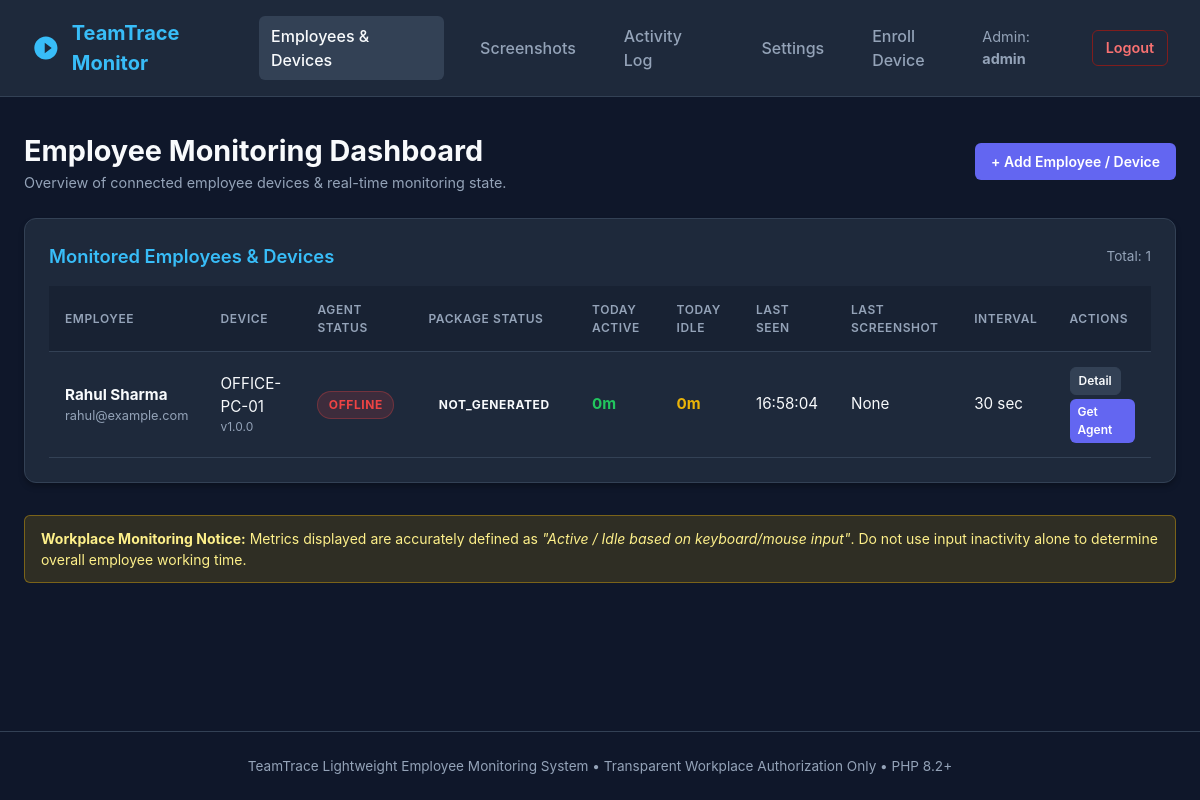
/admin/index.php (signed in), run on the app's committed database.
### tables this page shows
CREATE TABLE IF NOT EXISTS devices (
    id INT AUTO_INCREMENT PRIMARY KEY,
    employee_id INT NOT NULL,
    device_name VARCHAR(100) NOT NULL,
    device_token_hash VARCHAR(64) NULL UNIQUE,
    enrollment_token VARCHAR(64) NULL UNIQUE,
    operating_system VARCHAR(100) DEFAULT NULL,
    agent_version VARCHAR(50) DEFAULT NULL,
    status ENUM('active', 'revoked') NOT NULL DEFAULT 'active',
    package_status ENUM('not_generated', 'generated', 'downloaded', 'enrolled') NOT NULL DEFAULT 'not_generated',
    last_seen_at DATETIME DEFAULT NULL,
    created_at DATETIME NOT NULL DEFAULT CURRENT_TIMESTAMP,
    updated_at DATETIME NOT NULL DEFAULT CURRENT_TIMESTAMP ON UPDATE CURRENT_TIMESTAMP,
    FOREIGN KEY (employee_id) REFERENCES employees(id) ON DELETE CASCADE,
    INDEX idx_devices_last_seen (last_seen_at)
);

CREATE TABLE IF NOT EXISTS employees (
    id INT AUTO_INCREMENT PRIMARY KEY,
    name VARCHAR(100) NOT NULL,
    email VARCHAR(100) NOT NULL UNIQUE,
    status ENUM('active', 'inactive') NOT NULL DEFAULT 'active',
    created_at DATETIME NOT NULL DEFAULT CURRENT_TIMESTAMP,
    updated_at DATETIME NOT NULL DEFAULT CURRENT_TIMESTAMP ON UPDATE CURRENT_TIMESTAMP
);

### admin/index.php (the view, shortened to what this page needs)
<?php
require_once __DIR__ . '/header.php';
$db = getDbConnection();
$query = "
    SELECT
        e.id as employee_id,
        e.name as employee_name,
        e.email as employee_email,
        d.id as device_id,
        d.device_name,
        d.agent_version,
        d.status as device_status,
        d.package_status,
        d.last_seen_at,
        ms.screenshot_interval_seconds,
        ms.monitoring_enabled,
        (
            SELECT activity_status FROM activity
            WHERE device_id = d.id
            ORDER BY captured_at DESC LIMIT 1
        ) as latest_status,
        (
            SELECT captured_at FROM screenshots
            WHERE device_id = d.id
            ORDER BY captured_at DESC LIMIT 1
        ) as last_screenshot_at,
        (
            SELECT SUM(CASE WHEN activity_status = 'ACTIVE' THEN 30 ELSE 0 END)
            FROM activity
            WHERE device_id = d.id AND DATE(captured_at) = CURDATE()
        ) as today_active_seconds,
        (
            SELECT SUM(CASE WHEN activity_status = 'IDLE' THEN 30 ELSE 0 END)
            FROM activity
            WHERE device_id = d.id AND DATE(captured_at) = CURDATE()
        ) as today_idle_seconds
    FROM employees e
    LEFT JOIN devices d ON d.employee_id = e.id
    LEFT JOIN monitor_settings ms ON ms.device_id = d.id
    ORDER BY e.created_at DESC
";
$devices = $db->query($query)->fetchAll();
function formatDuration($seconds) {
    if (!$seconds || $seconds <= 0) return '0m';
    $minutes = floor(($seconds % 3600) / 60);
    return "{$minutes}m";
}
function getAgentStatusBadge($status, $lastSeenAt) {
    $diff = time() - strtotime($lastSeenAt);
    if ($diff < 120) {
        return '<span class="badge badge-active">🟢 ONLINE</span>';
    } else if ($diff < 600) {
        return '<span class="badge badge-idle">STALE</span>';
    } else {
        return '<span class="badge badge-offline">OFFLINE</span>';
    }
}
?>
<div style="display:flex; justify-content:space-between; align-items:center; margin-bottom:1.5rem;">
    <div>
        <h1 style="font-size:1.8rem; font-weight:700;">Employee Monitoring Dashboard</h1>
        <p style="color:var(--text-muted); font-size:0.9rem;">Overview of connected employee devices & real-time monitoring state.</p>
    </div>
    <a href="enroll.php" class="btn btn-primary">+ Add Employee / Device</a>
</div>
<div class="card">
    <div class="card-title">
        <span>Monitored Employees & Devices</span>
        <span style="font-size:0.85rem; font-weight:normal; color:var(--text-muted);">Total: <?= count($devices) ?></span>
    </div>
    <div class="table-responsive">
        <table>
            <thead>
                <tr>
                    <th>Employee</th>
                    <th>Device</th>
                    <th>Agent Status</th>
                    <th>Package Status</th>
                    <th>Today Active</th>
                    <th>Today Idle</th>
                    <th>Last Seen</th>
                    <th>Last Screenshot</th>
                    <th>Interval</th>
                    <th>Actions</th>
                </tr>
            </thead>
            <tbody>
                <?php if (empty($devices)): ?>
                    <tr>
                        <td colspan="10" style="text-align:center; color:var(--text-muted); padding:2rem;">
                            No devices registered yet. Click "+ Add Employee / Device" to enroll a device.
                        </td>
                    </tr>
                <?php else: ?>
                    <?php foreach ($devices as $row): ?>
                        <tr>
                            <td>
                                <strong><?= htmlspecialchars($row['employee_name']) ?></strong>
                                <div style="font-size:0.8rem; color:var(--text-muted);"><?= htmlspecialchars($row['employee_email']) ?></div>
                            </td>
                            <td>
                                <?= htmlspecialchars($row['device_name'] ?? 'No device') ?>
                                <?php if (!empty($row['agent_version'])): ?>
                                    <div style="font-size:0.75rem; color:var(--text-muted);">v<?= htmlspecialchars($row['agent_version']) ?></div>
                                <?php endif; ?>
                            </td>
                            <td><?= getAgentStatusBadge($row['device_status'] ?? 'active', $row['last_seen_at']) ?></td>
                            <td>
                                <span class="badge badge-<?= ($row['package_status'] ?? '') === 'enrolled' ? 'success' : (($row['package_status'] ?? '') === 'generated' || ($row['package_status'] ?? '') === 'downloaded' ? 'warning' : 'secondary') ?>">
                                    <?= strtoupper($row['package_status'] ?? 'NOT GENERATED') ?>
                                </span>
                            </td>
                            <td><strong style="color:var(--status-active)"><?= formatDuration($row['today_active_seconds']) ?></strong></td>
                            <td><strong style="color:var(--status-idle)"><?= formatDuration($row['today_idle_seconds']) ?></strong></td>
                            <td><?= $row['last_seen_at'] ? date('H:i:s', strtotime($row['last_seen_at'])) : 'Never' ?></td>
                            <td><?= $row['last_screenshot_at'] ? date('H:i:s', strtotime($row['last_screenshot_at'])) : 'None' ?></td>
                            <td><?= $row['screenshot_interval_seconds'] ? $row['screenshot_interval_seconds'] . ' sec' : '30 sec' ?></td>
                            <td>
                                <?php if ($row['device_id']): ?>
                                    <div style="display:flex; gap:0.25rem; flex-wrap:wrap;">
                                        <a href="device.php?id=<?= $row['device_id'] ?>" class="btn btn-secondary" style="padding:0.25rem 0.5rem; font-size:0.75rem;">Detail</a>
                                        <a href="generate_agent.php?device_id=<?= $row['device_id'] ?>" class="btn btn-primary" style="padding:0.25rem 0.5rem; font-size:0.75rem;">Get Agent</a>
                                    </div>
                                <?php else: ?>
                                    <span style="color:var(--text-muted);">Unlinked</span>
                                <?php endif; ?>
                            </td>
                        </tr>
                    <?php endforeach; ?>
                <?php endif; ?>
            </tbody>
        </table>
    </div>
</div>
<div class="alert-warning" style="margin-top:2rem;">
    <strong>Workplace Monitoring Notice:</strong> Metrics displayed are accurately defined as
    <em>"Active / Idle based on keyboard/mouse input"</em>. Do not use input inactivity alone to determine overall employee working time.
</div>
<?php require_once __DIR__ . '/footer.php'; ?>

### admin/header.php (shortened to what this page needs)
<?php
$currentPage = basename($_SERVER['PHP_SELF']);
?>
<!DOCTYPE html>
<html lang="en">
<head>
    <link rel="stylesheet" href="assets/style.css">
</head>
<body>
    <header>
        <a href="index.php" class="brand">
            <svg viewBox="0 0 24 24"><path d="M12 2C6.48 2 2 6.48 2 12s4.48 10 10 10 10-4.48 10-10S17.52 2 12 2zm-1 14.5v-9l6 4.5-6 4.5z"/></svg>
            <span>TeamTrace Monitor</span>
        </a>
        <nav>
            <a href="index.php" class="<?= $currentPage === 'index.php' || $currentPage === 'device.php' ? 'active' : '' ?>">Employees & Devices</a>
            <a href="screenshots.php" class="<?= $currentPage === 'screenshots.php' ? 'active' : '' ?>">Screenshots</a>
            <a href="activity.php" class="<?= $currentPage === 'activity.php' ? 'active' : '' ?>">Activity Log</a>
            <a href="settings.php" class="<?= $currentPage === 'settings.php' ? 'active' : '' ?>">Settings</a>
            <a href="enroll.php" class="<?= $currentPage === 'enroll.php' ? 'active' : '' ?>">Enroll Device</a>
        </nav>
        <div class="user-profile">
            <span>Admin: <strong><?= htmlspecialchars($_SESSION['admin_username'] ?? 'Admin') ?></strong></span>
            <a href="logout.php" class="btn-logout">Logout</a>
        </div>
    </header>
    <main class="container">

### admin/footer.php (shortened to what this page needs)
    </main>
    <footer>
        TeamTrace Lightweight Employee Monitoring System &bull; Transparent Workplace Authorization Only &bull; PHP 8.2+
    </footer>
</body>
</html>

### admin/assets/style.css (style rules this page uses)
:root { --bg-primary: #0f172a; --bg-secondary: #1e293b; --bg-card: #1e293b; --bg-hover: #334155; --text-primary: #f8fafc; --text-muted: #94a3b8; --accent-blue: #38bdf8; --accent-indigo: #6366f1; --status-active: #22c55e; --status-idle: #eab308; --status-offline: #ef4444; --border-color: #334155; --font-family: 'Inter', -apple-system, BlinkMacSystemFont, "Segoe UI", Roboto, sans-serif; }
* { box-sizing: border-box; margin: 0; padding: 0; }
body { background-color: var(--bg-primary); color: var(--text-primary); font-family: var(--font-family); line-height: 1.5; min-height: 100vh; display: flex; flex-direction: column; }
header { background-color: var(--bg-secondary); border-bottom: 1px solid var(--border-color); padding: 1rem 2rem; display: flex; justify-content: space-between; align-items: center; }
.brand { display: flex; align-items: center; gap: 0.75rem; font-size: 1.25rem; font-weight: 700; color: var(--accent-blue); text-decoration: none; }
.brand svg { width: 28px; height: 28px; fill: currentColor; }
nav { display: flex; gap: 1.5rem; align-items: center; }
nav a { color: var(--text-muted); text-decoration: none; font-weight: 500; padding: 0.5rem 0.75rem; border-radius: 6px; transition: all 0.2s; }
nav a:hover, nav a.active { color: var(--text-primary); background-color: var(--bg-hover); }
.user-profile { display: flex; align-items: center; gap: 1rem; font-size: 0.9rem; color: var(--text-muted); }
.btn-logout { color: #f87171; text-decoration: none; font-weight: 600; padding: 0.4rem 0.8rem; border: 1px solid #7f1d1d; border-radius: 6px; transition: background 0.2s; }
main.container { max-width: 1300px; width: 100%; margin: 2rem auto; padding: 0 1.5rem; flex: 1; }
.card { background-color: var(--bg-card); border: 1px solid var(--border-color); border-radius: 12px; padding: 1.5rem; margin-bottom: 1.5rem; box-shadow: 0 4px 6px -1px rgba(0, 0, 0, 0.3); }
.card-title { font-size: 1.15rem; font-weight: 600; margin-bottom: 1rem; display: flex; justify-content: space-between; align-items: center; color: var(--accent-blue); }
.badge { padding: 0.25rem 0.65rem; border-radius: 9999px; font-size: 0.75rem; font-weight: 700; text-transform: uppercase; letter-spacing: 0.05em; display: inline-block; }
.badge-offline { background-color: rgba(239, 68, 68, 0.15); color: var(--status-offline); border: 1px solid rgba(239, 68, 68, 0.3); }
.table-responsive { width: 100%; overflow-x: auto; }
table { width: 100%; border-collapse: collapse; text-align: left; font-size: 0.95rem; }
th, td { padding: 0.9rem 1rem; border-bottom: 1px solid var(--border-color); }
th { color: var(--text-muted); font-weight: 600; background-color: rgba(15, 23, 42, 0.4); text-transform: uppercase; font-size: 0.75rem; letter-spacing: 0.05em; }
.btn { display: inline-flex; align-items: center; gap: 0.5rem; padding: 0.5rem 1rem; border-radius: 6px; font-size: 0.875rem; font-weight: 600; cursor: pointer; border: none; text-decoration: none; transition: all 0.2s; }
.btn-primary { background-color: var(--accent-indigo); color: #fff; }
.btn-secondary { background-color: var(--bg-hover); color: var(--text-primary); border: 1px solid var(--border-color); }
.alert-warning { background-color: rgba(234, 179, 8, 0.15); color: #fef08a; border: 1px solid rgba(234, 179, 8, 0.4); padding: 0.75rem 1rem; border-radius: 6px; margin-bottom: 1rem; font-size: 0.875rem; }
footer { text-align: center; padding: 1.5rem; color: var(--text-muted); font-size: 0.85rem; border-top: 1px solid var(--border-color); margin-top: auto; }

### data on the page
devices: employee.name "Rahul Sharma", employee.email "rahul@example.com", device_name "OFFICE-PC-01", agent_version "1.0.0", shows "OFFLINE", package_status "NOT_GENERATED", today_active_seconds "0m", today_idle_seconds "0m", last_seen_at "16:58:04", screenshot_interval_seconds "30"

### other printed values
$_SESSION['admin_username'] "admin"
count($devices) "1"
